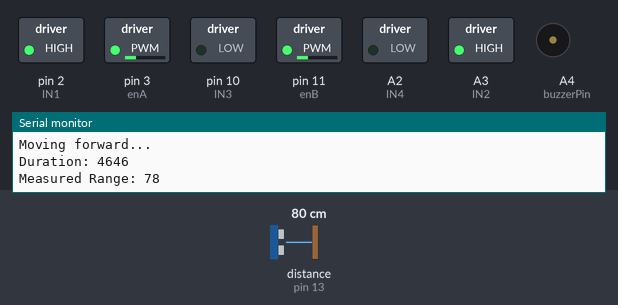
The sketch below on a simulated Arduino Uno, built with avr-gcc and run on an emulated ATmega328P. Shown: switched loads named in the sketch (green lamp = pin HIGH), buzzer (waves = sounding, pin HIGH), the last lines printed to the serial monitor. Wiring (inferred from the names in the program): ultrasonic range finder: trigger pin 12; echo pin 13. Dashed ring = blinking. Inputs (shaded band) come from the test bench; at power-on: distance to the obstacle (sensor on pin 13) 80 cm. The echo pulse lasts 58.3 µs per cm; pins used as bus, display or sensor lines are not drawn.

Above: at 1.2 s.
1.3 s: distance to the obstacle (sensor on pin 13) set to 19 cm
4.3 s: distance to the obstacle (sensor on pin 13) set to 15 cm
At 5.2 s:
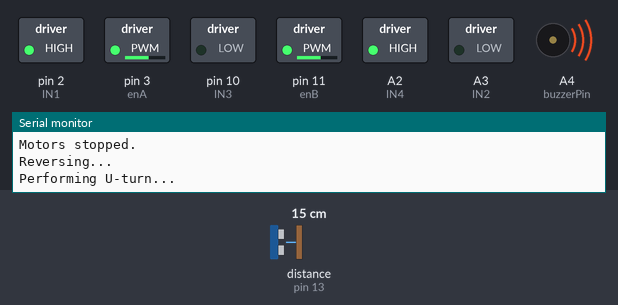
7.3 s: distance to the obstacle (sensor on pin 13) set to 18 cm
At 8.6 s:
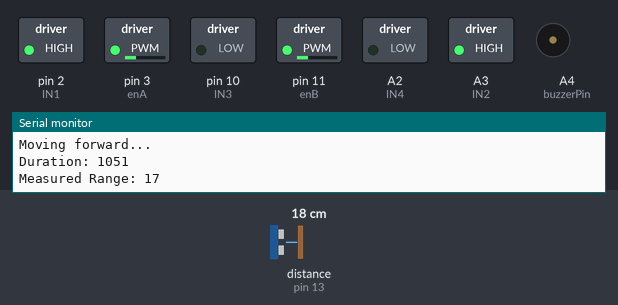
8.9 s: distance to the obstacle (sensor on pin 13) set to 2 cm
At 10.3 s:
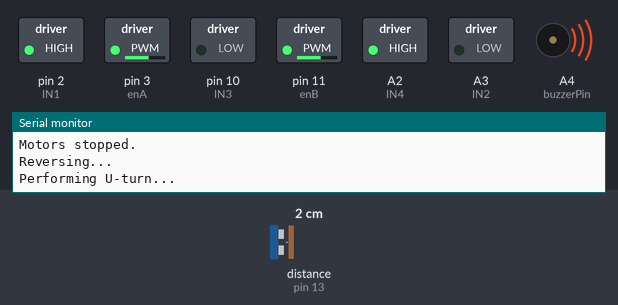
Timing chart, 0 to 12.9 s (numbered marks = the images above; inputs shaded):
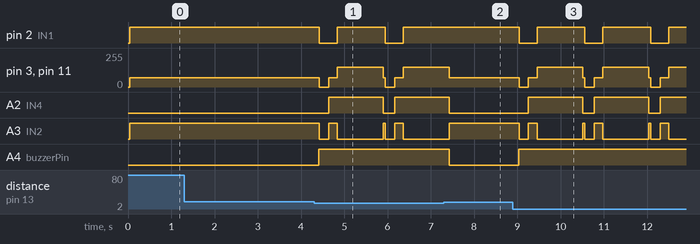

The sketch:

add_buzzer_semi.ino
```cpp
#include <Adafruit_MPU6050.h>
#include <Adafruit_Sensor.h>
#include <LiquidCrystal.h>
#include <Wire.h>
#include <PinChangeInterrupt.h>
#include <math.h>

// Ultrasonic Sensor Pins
const int trigPin = 12;
const int echoPin = 13;

// Motor Pins
const int enA = 3, enB = 11, IN1 = 2, IN3 = 10, IN2 = A3, IN4 = A2;

// Buzzer Pin
const int buzzerPin = A4;

long duration;
int measuredRange;

void setup() {
  // Ultrasonic Sensor Pins
  pinMode(trigPin, OUTPUT);
  pinMode(echoPin, INPUT);

  // Buzzer Pin
  pinMode(buzzerPin, OUTPUT);

  // Serial Monitor for Debugging
  Serial.begin(9600);
  Serial.println("Ultrasonic Sensor HC-SR04 Test");

  // Motor Pins
  pinMode(enA, OUTPUT);
  pinMode(enB, OUTPUT);
  pinMode(IN1, OUTPUT);
  pinMode(IN2, OUTPUT);
  pinMode(IN3, OUTPUT);
  pinMode(IN4, OUTPUT);

  stop(); // Ensure motors are stopped initially
}

void loop() {
  // Trigger Ultrasonic Sensor
  digitalWrite(trigPin, LOW);
  delayMicroseconds(2);
  digitalWrite(trigPin, HIGH);
  delayMicroseconds(10);
  digitalWrite(trigPin, LOW);

  // Measure Echo Duration
  duration = pulseIn(echoPin, HIGH);
  measuredRange = duration * 0.034 / 2; // Convert to cm

  // Debugging Output
  Serial.print("Duration: ");
  Serial.println(duration);
  Serial.print("Measured Range: ");
  Serial.println(measuredRange);
  Serial.println(" cm");

  // Control Motors and Buzzer Based on Range
  if (measuredRange > 15) {
    stopBuzzer(); // Ensure buzzer is off
    forward();
  } else {
    Serial.println("Obstacle detected! Activating buzzer.");
    soundBuzzer(); // Activate buzzer
    stop();
    delay(200);
    backward();
    delay(200);
    uturn();
    forward();
  }
}

void forward() {
  analogWrite(enA, 70);
  analogWrite(enB, 70);
  digitalWrite(IN1, HIGH);
  digitalWrite(IN2, HIGH);
  digitalWrite(IN3, LOW);
  digitalWrite(IN4, LOW);
  Serial.println("Moving forward...");
}

void stop() {
  analogWrite(enA, 0);
  analogWrite(enB, 0);
  digitalWrite(IN1, LOW);
  digitalWrite(IN2, LOW);
  digitalWrite(IN3, LOW);
  digitalWrite(IN4, LOW);
  Serial.println("Motors stopped.");
}

void backward() {
  analogWrite(enA, 70);
  analogWrite(enB, 70);
  digitalWrite(IN1, LOW);
  digitalWrite(IN2, HIGH);
  digitalWrite(IN3, LOW);
  digitalWrite(IN4, HIGH);
  Serial.println("Reversing...");
}

void uturn() {
  analogWrite(enA, 150);
  analogWrite(enB, 150);
  digitalWrite(IN1, HIGH);
  digitalWrite(IN2, LOW);
  digitalWrite(IN3, LOW);
  digitalWrite(IN4, HIGH);
  Serial.println("Performing U-turn...");
  delay(1060);
}

// Buzzer Control
void soundBuzzer() {
  digitalWrite(buzzerPin, HIGH); // Turn on the buzzer
  Serial.println("Buzzer ON");
}

void stopBuzzer() {
  digitalWrite(buzzerPin, LOW); // Turn off the buzzer
  Serial.println("Buzzer OFF");
}
```

Measured:
- the behaviour switches between 17 and 16 cm on distance to the obstacle (sensor on pin 13) (found by bisection; images 0 and 1)
- after the input at 4.3 s, pin 2 (IN1): alternates HIGH for 1.1 s and LOW for 0.42 s, starting after 0.12 s; pin 3 (enA): 70/255 → 0/255 after 0.12 s, → 70/255 0.22 s later, → 150/255 0.20 s later, → 0/255 1.1 s later, … (6 changes in this stretch)
- after the input at 7.3 s, pin 2 (IN1): stays HIGH (without the input it goes to LOW after 0.17 s); pin 3 (enA), pin 11 (enB): goes on until 7.4 s, then stays 70/255; A2 (IN4): goes on until 7.4 s, then stays LOW; A3 (IN2): goes on until 7.4 s, then stays HIGH; A4 (buzzerPin): HIGH → LOW after 0.12 s
- after the input at 8.9 s, pin 2 (IN1): alternates HIGH for 1.1 s and LOW for 0.42 s, starting after 0.14 s; pin 3 (enA): 70/255 → 0/255 after 0.14 s, then repeats every 1.5 s: 70/255 0.20 s, 150/255 1.1 s, 70/255 0.04 s, 0/255 0.22 s
